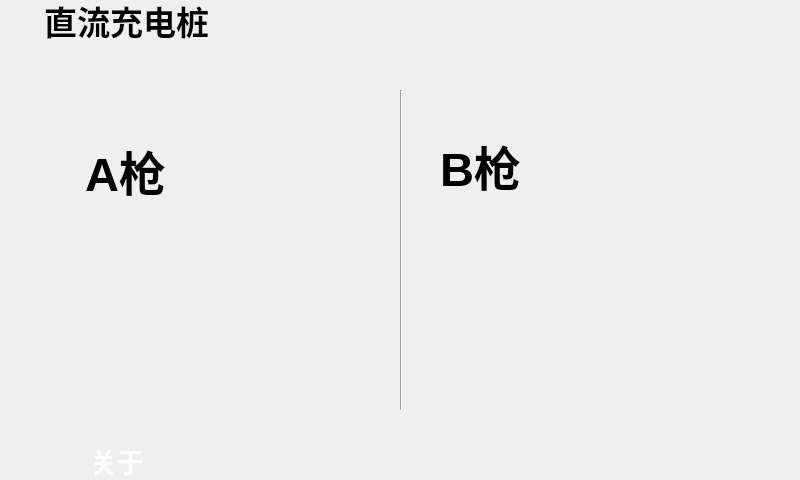
<?xml version="1.0" encoding="UTF-8"?>
<ui version="4.0">
 <class>B1IdleClass</class>
 <widget class="BaseDialog" name="B1IdleClass">
  <property name="geometry">
   <rect>
    <x>0</x>
    <y>0</y>
    <width>800</width>
    <height>480</height>
   </rect>
  </property>
  <property name="minimumSize">
   <size>
    <width>800</width>
    <height>480</height>
   </size>
  </property>
  <property name="maximumSize">
   <size>
    <width>800</width>
    <height>480</height>
   </size>
  </property>
  <property name="windowTitle">
   <string>B1Idle</string>
  </property>
  <widget class="QLabel" name="base_bottom">
   <property name="geometry">
    <rect>
     <x>0</x>
     <y>425</y>
     <width>800</width>
     <height>55</height>
    </rect>
   </property>
   <property name="pixmap">
    <pixmap>:/cui/Resources/base_bottom.png</pixmap>
   </property>
   <property name="scaledContents">
    <bool>true</bool>
   </property>
   <property name="text">
    <string/>
   </property>
  </widget>
  <widget class="QPushButton" name="btnAbout">
   <property name="geometry">
    <rect>
     <x>0</x>
     <y>408</y>
     <width>72</width>
     <height>72</height>
    </rect>
   </property>
   <property name="text">
    <string/>
   </property>
   <property name="styleSheet">
    <string notr="true">QPushButton{border:none;background:transparent;}QPushButton:pressed{padding-left:1px;padding-top:1px;}</string>
   </property>
   <property name="icon">
    <iconset>
     <normaloff>:/cui/Resources/about.png</normaloff>:/cui/Resources/about.png</iconset>
   </property>
   <property name="iconSize">
    <size>
     <width>72</width>
     <height>72</height>
    </size>
   </property>
  </widget>
  <widget class="QLabel" name="label_cdz_icon">
   <property name="geometry">
    <rect>
     <x>8</x>
     <y>2</y>
     <width>32</width>
     <height>32</height>
    </rect>
   </property>
   <property name="pixmap">
    <pixmap>:/cui/Resources/cdz_tb.png</pixmap>
   </property>
   <property name="scaledContents">
    <bool>true</bool>
   </property>
   <property name="text">
    <string/>
   </property>
  </widget>
  <widget class="QLabel" name="label_cdz_title">
   <property name="geometry">
    <rect>
     <x>44</x>
     <y>0</y>
     <width>180</width>
     <height>41</height>
    </rect>
   </property>
   <property name="font">
    <font>
     <pointsize>25</pointsize>
     <weight>75</weight>
     <bold>true</bold>
    </font>
   </property>
   <property name="text">
    <string>直流充电桩</string>
   </property>
   <property name="alignment">
    <set>Qt::AlignLeft|Qt::AlignVCenter</set>
   </property>
  </widget>
  <widget class="CCellWidget" name="cell0" native="true">
   <property name="geometry">
    <rect>
     <x>40</x>
     <y>140</y>
     <width>330</width>
     <height>240</height>
    </rect>
   </property>
  </widget>
  <widget class="Line" name="line">
   <property name="geometry">
    <rect>
     <x>400</x>
     <y>90</y>
     <width>2</width>
     <height>320</height>
    </rect>
   </property>
   <property name="orientation">
    <enum>Qt::Vertical</enum>
   </property>
  </widget>
  <widget class="QLabel" name="label_2">
   <property name="geometry">
    <rect>
     <x>80</x>
     <y>140</y>
     <width>91</width>
     <height>61</height>
    </rect>
   </property>
   <property name="font">
    <font>
     <family>MS Shell Dlg 2</family>
     <pointsize>35</pointsize>
     <weight>75</weight>
     <italic>false</italic>
     <bold>true</bold>
     <underline>false</underline>
     <strikeout>false</strikeout>
    </font>
   </property>
   <property name="text">
    <string>A枪</string>
   </property>
   <property name="alignment">
    <set>Qt::AlignCenter</set>
   </property>
  </widget>
  <widget class="QLabel" name="label_3">
   <property name="geometry">
    <rect>
     <x>440</x>
     <y>140</y>
     <width>81</width>
     <height>51</height>
    </rect>
   </property>
   <property name="font">
    <font>
     <family>MS Shell Dlg 2</family>
     <pointsize>35</pointsize>
     <weight>75</weight>
     <italic>false</italic>
     <bold>true</bold>
     <underline>false</underline>
     <strikeout>false</strikeout>
    </font>
   </property>
   <property name="text">
    <string>B枪</string>
   </property>
   <property name="alignment">
    <set>Qt::AlignCenter</set>
   </property>
  </widget>
  <widget class="CCellWidget" name="cell1" native="true">
   <property name="geometry">
    <rect>
     <x>400</x>
     <y>140</y>
     <width>330</width>
     <height>240</height>
    </rect>
   </property>
  </widget>
  <widget class="QLabel" name="lblDatetimeb">
   <property name="geometry">
    <rect>
     <x>430</x>
     <y>44</y>
     <width>350</width>
     <height>32</height>
    </rect>
   </property>
   <property name="font">
    <font>
     <pointsize>20</pointsize>
     <weight>75</weight>
     <bold>true</bold>
    </font>
   </property>
   <property name="styleSheet">
    <string notr="true">color:white;</string>
   </property>
   <property name="text">
    <string/>
   </property>
   <property name="alignment">
    <set>Qt::AlignRight|Qt::AlignTrailing|Qt::AlignVCenter</set>
   </property>
  </widget>
  <widget class="QLabel" name="label_zq">
   <property name="geometry">
    <rect>
     <x>80</x>
     <y>130</y>
     <width>290</width>
     <height>256</height>
    </rect>
   </property>
  <property name="text">
   <string/>
  </property>
  <property name="pixmap">
   <pixmap resource="../tcu_hmi.qrc">:/cui/Resources/qt_zq.png</pixmap>
  </property>
  </widget>
  <widget class="QLabel" name="label_yq">
   <property name="geometry">
    <rect>
     <x>440</x>
     <y>130</y>
     <width>290</width>
     <height>256</height>
    </rect>
   </property>
  <property name="text">
   <string/>
  </property>
  <property name="pixmap">
   <pixmap resource="../tcu_hmi.qrc">:/cui/Resources/qt_yq.png</pixmap>
  </property>
  </widget>
  <widget class="QLabel" name="label_about">
   <property name="visible">
    <bool>false</bool>
   </property>
   <property name="geometry">
    <rect>
     <x>40</x>
     <y>450</y>
     <width>22</width>
     <height>23</height>
    </rect>
   </property>
   <property name="text">
    <string/>
   </property>
  </widget>
  <widget class="QLabel" name="label">
   <property name="visible">
    <bool>false</bool>
   </property>
   <property name="geometry">
    <rect>
     <x>90</x>
     <y>440</y>
     <width>71</width>
     <height>41</height>
    </rect>
   </property>
   <property name="font">
    <font>
     <pointsize>20</pointsize>
     <weight>75</weight>
     <bold>true</bold>
    </font>
   </property>
   <property name="text">
    <string>关于</string>
   </property>
   <property name="styleSheet">
    <string notr="true">color:white;font-weight:bold;background:transparent;</string>
   </property>
  </widget>
  <widget class="QLabel" name="label_gth">
   <property name="geometry">
    <rect>
     <x>280</x>
     <y>190</y>
     <width>48</width>
     <height>48</height>
    </rect>
   </property>
   <property name="text">
    <string/>
   </property>
  </widget>
  <widget class="QLabel" name="label_tk_zq">
   <property name="geometry">
    <rect>
     <x>100</x>
     <y>220</y>
     <width>241</width>
     <height>151</height>
    </rect>
   </property>
   <property name="text">
    <string/>
   </property>
  </widget>
  <widget class="QLabel" name="label_gth_3">
   <property name="geometry">
    <rect>
     <x>640</x>
     <y>190</y>
     <width>48</width>
     <height>48</height>
    </rect>
   </property>
   <property name="text">
    <string/>
   </property>
  </widget>
  <widget class="QLabel" name="label_tk_zq_2">
   <property name="geometry">
    <rect>
     <x>460</x>
     <y>220</y>
     <width>241</width>
     <height>151</height>
    </rect>
   </property>
   <property name="text">
    <string/>
   </property>
  </widget>
  <widget class="QLabel" name="label_id">
   <property name="geometry">
    <rect>
     <x>590</x>
     <y>0</y>
     <width>211</width>
     <height>41</height>
    </rect>
   </property>
   <property name="font">
    <font>
     <pointsize>25</pointsize>
     <weight>75</weight>
     <bold>true</bold>
    </font>
   </property>
   <property name="layoutDirection">
    <enum>Qt::LeftToRight</enum>
   </property>
   <property name="text">
    <string/>
   </property>
   <property name="alignment">
    <set>Qt::AlignRight|Qt::AlignTrailing|Qt::AlignVCenter</set>
   </property>
  </widget>
  <zorder>label_zq</zorder>
  <zorder>label_yq</zorder>
  <zorder>line</zorder>
  <zorder>label_2</zorder>
  <zorder>label_3</zorder>
  <zorder>base_bottom</zorder>
  <zorder>label_about</zorder>
  <zorder>label</zorder>
  <zorder>lblDatetimeb</zorder>
  <zorder>label_tk_zq</zorder>
  <zorder>label_gth</zorder>
  <zorder>label_tk_zq_2</zorder>
  <zorder>label_gth_3</zorder>
  <zorder>cell0</zorder>
  <zorder>cell1</zorder>
  <zorder>btnAbout</zorder>
  <zorder>label_cdz_icon</zorder>
  <zorder>label_cdz_title</zorder>
  <zorder>label_id</zorder>
 </widget>
 <layoutdefault spacing="6" margin="11"/>
 <customwidgets>
  <customwidget>
   <class>BaseDialog</class>
   <extends>QWidget</extends>
   <header>basedialog.h</header>
   <container>1</container>
  </customwidget>
  <customwidget>
   <class>CCellWidget</class>
   <extends>QWidget</extends>
   <header>cellwidget.h</header>
   <container>1</container>
  </customwidget>
 </customwidgets>
 <resources/>
 <connections/>
</ui>
